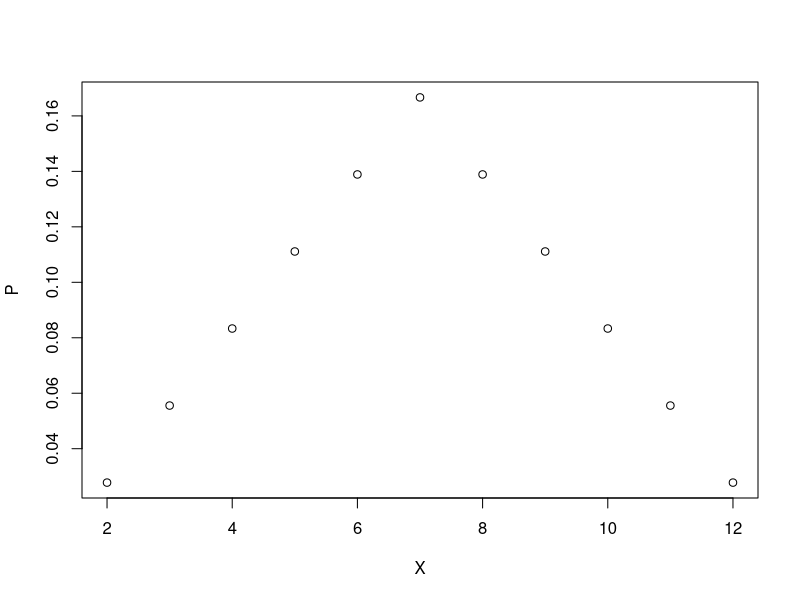

Here is the R script that generated this plot:
# Day 2. Basic Probability
#
# lets say X is r.v. showing the sum of the numbers on the dice
#
# P(X <= 9) = P(X = 1) + P(X = 2) .. P(X = 9)
# P(X = x) => C(n,p) * p^x * (1-p)^(n-x)

X <- 2:12
P <- c(1/36, 2/36, 3/36, 4/36, 5/36, 6/36, 5/36, 4/36, 3/36, 2/36, 1/36)
plot(x = X,y = P)

# events of X = x, from 1 to 9
# (1)     -
# (2)     1,1
# (3)     1,2 2,1
# (4)     1,3 2,2 3,1
# (5)     1,4 2,3 3,2 4,1 
# (6)     1,5 2,4 3,3 4,2 5,1
# (7)     1,6 2,5 3,4 4,3 5,2 6,1
# (8)     2,6 3,5 4,4 5,3 6,2
# (9)     3,6 4,5 5,4 6,3
sum_under9 <- 0 + 1/36 + 2/36 + 3/36 + 4/36 + 5/36 + 6/36 + 5/36 + 4/36


# Day 2. More Dice
#
# we can see that P(X = 6) has 5 pairs in which only one of the pair has the same result on the dice.
# we can say that P(X = 6| each die will be different) = 4/36
sum_of6giventhateachdiff <- 4/36

# Day 2. Compound Event Probability
# 
                      # X Y Z
c1 <- 4/7 * 5/9 * 4/8 # R R B
c2 <- 4/7 * 4/9 * 4/8 # R B R
c3 <- 3/7 * 5/9 * 4/8 # B R R
a  <- sum(c1,c2,c3)

# Day 3. Conditional Probability
# 
# 2 children, one is a boy. Probability that both children are boys?
# Child is either a Boy (B) or Girl (G)
# X is the number of boy children in the family X= 1,2      0 can't be, already one boy.
# Our E = { BB, BG, GB }          GG is not in our events b/c problem already says one is a boy.
# this is a paradox question that really interesting. I recommend checking this on Google.
# https://en.wikipedia.org/wiki/Boy_or_Girl_paradox
# P(X = 2| X = 1) = P( X=1| X=2 )* P(X=2) / P( X=1 ) = P( X=2 and X=1 ) / P( X=1 )
# P(X = 2) = ?

p_x2_given_x1 <- 1 * 1/3 / 2/3 
p_x2 <- 1/3

# Day 3. Cards of the Same Suit
#
# drawing two cards w/o replacement. 
# First Card probability:     1
# Secnd Card probability:     12/52
p_cards <- 1 * 12/52

# Day 3. Drawing Marbles
#
# 3 Red, 4 Blue. 2 selection, 1 is Red, Prob of Second is blue?
# 
# Do not confuse these two probabilities, P(Second is Blue | First is Red) and P(Second is Blue | First = Red)
# P(Second is Blue | First is Red) = in this probability, we assume the first is not drawn yet, and we are assuming that we are getting red in the first and blue in the second
# P(Second is Blue | First = Red) in this probability, we assume the first drawn is already made and it is red. 
p_secondblue_firstred <- 1 * 4/6






